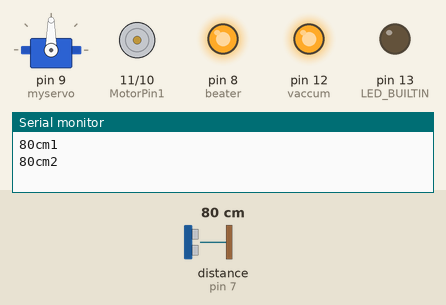
Recording of a sketch running on a simulated Arduino Uno, built with avr-gcc and run on an emulated ATmega328P. Shown: servo, motor-driver pin pairs drawn as motors (green arrow = first pin HIGH = forward, orange = second pin HIGH = backward, longer = more drive), output pins drawn as LEDs (lit = HIGH), the last lines printed to the serial monitor. Wiring (inferred from the names in the program): ultrasonic range finder: trigger pin 7; echo pin 7. Dashed ring = blinking. The inputs (shaded band) are chosen by the test bench; at power-on: distance to the obstacle (sensor on pin 7) 80 cm. The echo pulse lasts 58.3 µs per cm.

Above: at 6.0 s.
6.1 s: distance to the obstacle (sensor on pin 7) set to 85 cm
At 6.77 s:
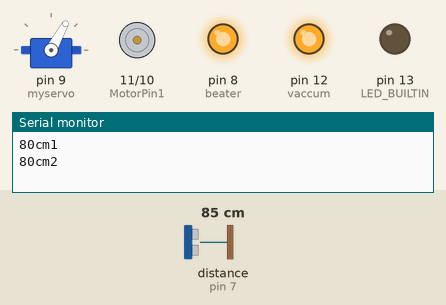
At 8.84 s:
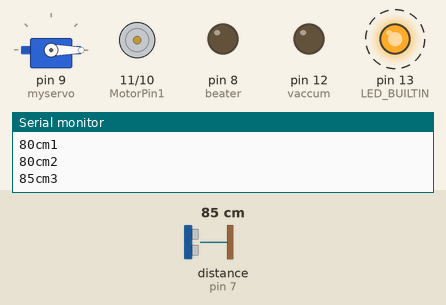
10.5 s: distance to the obstacle (sensor on pin 7) set to 12 cm
18.8 s: distance to the obstacle (sensor on pin 7) set to 9 cm
23.1 s: distance to the obstacle (sensor on pin 7) set to 2 cm
At 30.6 s:
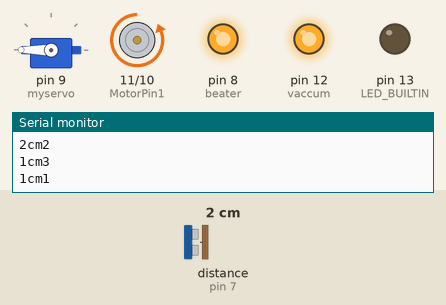
Timing chart, 0 to 39.0 s (numbered marks = the images above; inputs shaded):
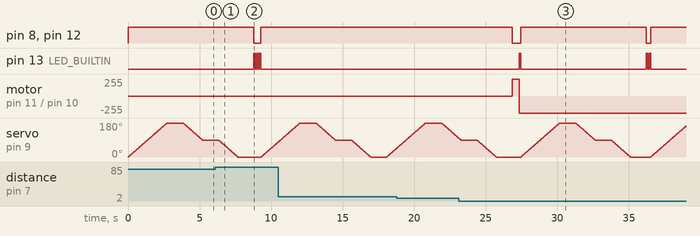

The sketch:

Test.ino
```cpp
long cm1, cm2, cm3, value1, value2, value3;
const int pingPin = 7;
const int beater = 8;
const int vaccum = 12;
const int MotorPin1 = 11;
const int MotorPin2 = 10;
#include <Servo.h>
Servo myservo;
int pos = 0;

void setup() {
  myservo.attach(9);
  Serial.begin(9600);
  pinMode(MotorPin1, OUTPUT);
  pinMode(MotorPin2, OUTPUT);
  pinMode(LED_BUILTIN, OUTPUT);
  pinMode(vaccum, OUTPUT);
  pinMode(beater, OUTPUT);
}

void loop() {
  {
  digitalWrite(beater, HIGH);
  digitalWrite(vaccum, HIGH);}

  for (pos = 0; pos <= 180; pos += 1) {
    // in steps of 1 degree
    myservo.write(pos);
    delay(15);
  }
{
  long duration;

  pinMode(pingPin, OUTPUT);
  digitalWrite(pingPin, LOW);
  delayMicroseconds(2);
  digitalWrite(pingPin, HIGH);
  delayMicroseconds(5);
  digitalWrite(pingPin, LOW);


  pinMode(pingPin, INPUT);
  duration = pulseIn(pingPin, HIGH);


  cm1 = duration / 29 / 2;
  //cm1 = microsecondsToCentimeters(duration);


  Serial.print(cm1);
  Serial.print("cm1");
  Serial.println();

  delay(100);
}

  {
    delay(1000);
    }
  for (pos = 180; pos >= 90; pos -= 1) {
    myservo.write(pos);
    delay(15);
  }
  {
    long duration;


  pinMode(pingPin, OUTPUT);
  digitalWrite(pingPin, LOW);
  delayMicroseconds(2);
  digitalWrite(pingPin, HIGH);
  delayMicroseconds(5);
  digitalWrite(pingPin, LOW);


  pinMode(pingPin, INPUT);
  duration = pulseIn(pingPin, HIGH);

  cm2 = duration / 29 / 2;
  //cm2 = microsecondsToCentimeters(duration);


  Serial.print(cm2);
  Serial.print("cm2");
  Serial.println();

  delay(100);
  }
  {delay(1000);
  }
  for (pos = 90; pos >= 0; pos -= 1) {
    myservo.write(pos);
    delay(15);
  }
  {
  delay(1000);
  }
  {
  long duration;


  pinMode(pingPin, OUTPUT);
  digitalWrite(pingPin, LOW);
  delayMicroseconds(2);
  digitalWrite(pingPin, HIGH);
  delayMicroseconds(5);
  digitalWrite(pingPin, LOW);


  pinMode(pingPin, INPUT);
  duration = pulseIn(pingPin, HIGH);

 cm3 = duration / 29 /2;

  //cm3 = microsecondsToCentimeters(duration);


  Serial.print(cm3);
  Serial.print("cm3");
  Serial.println();
  delay(100);
  }
{
  {
  digitalWrite(beater, LOW);
  digitalWrite(vaccum, LOW);}

  if ((cm1 > cm2) && (cm1 > cm3)) {
    digitalWrite(MotorPin1, HIGH);
    digitalWrite(MotorPin2, LOW);
    delay(500);
    digitalWrite(MotorPin1, LOW);
    digitalWrite(MotorPin2, HIGH);
    digitalWrite(LED_BUILTIN, HIGH);
    delay(100);
    digitalWrite(LED_BUILTIN, LOW);
  }
   else if ((cm2 > cm1) && (cm2 > cm3)) {
    digitalWrite(LED_BUILTIN, HIGH);
    delay(100);
    digitalWrite(LED_BUILTIN, LOW);
    delay(100);
    digitalWrite(LED_BUILTIN, HIGH);
    delay(100);
    digitalWrite(LED_BUILTIN, LOW);
  }
    else if ((cm3 > cm1) && (cm3 > cm2)){
    digitalWrite(LED_BUILTIN, HIGH);
    delay(100);
    digitalWrite(LED_BUILTIN, LOW);
    delay(100);
    digitalWrite(LED_BUILTIN, HIGH);
    delay(100);
    digitalWrite(LED_BUILTIN, LOW);
    delay(100);
    digitalWrite(LED_BUILTIN, HIGH);
    delay(100);
    digitalWrite(LED_BUILTIN, LOW);
   }
}
}

long microsecondsToCentimeters(long microseconds) {

  return microseconds / 29 / 2;
}
```

Measured:
- the behaviour switches between 80 and 81 cm on distance to the obstacle (sensor on pin 7) (found by bisection; images 0 and 1)
- after the input at 6.1 s, pin 8 (beater), pin 12 (vaccum): HIGH → LOW after 2.7 s, → HIGH 0.50 s later; pin 13 (LED_BUILTIN): alternates HIGH for 0.10 s and LOW for 0.10 s, 6 changes in all, then stays LOW, starting after 2.7 s
- after the input at 23.1 s, motor on pin 11 (MotorPin1) / pin 10 (MotorPin2): stopped → forward 255/255 after 3.7 s, → backward 255/255 0.50 s later
